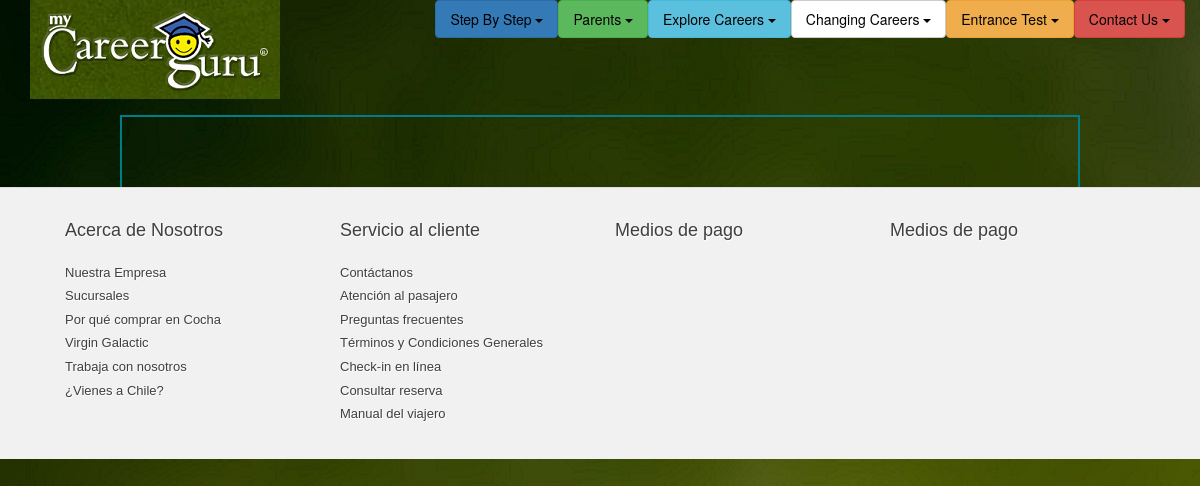
The page /result/ on the database as committed earlier.
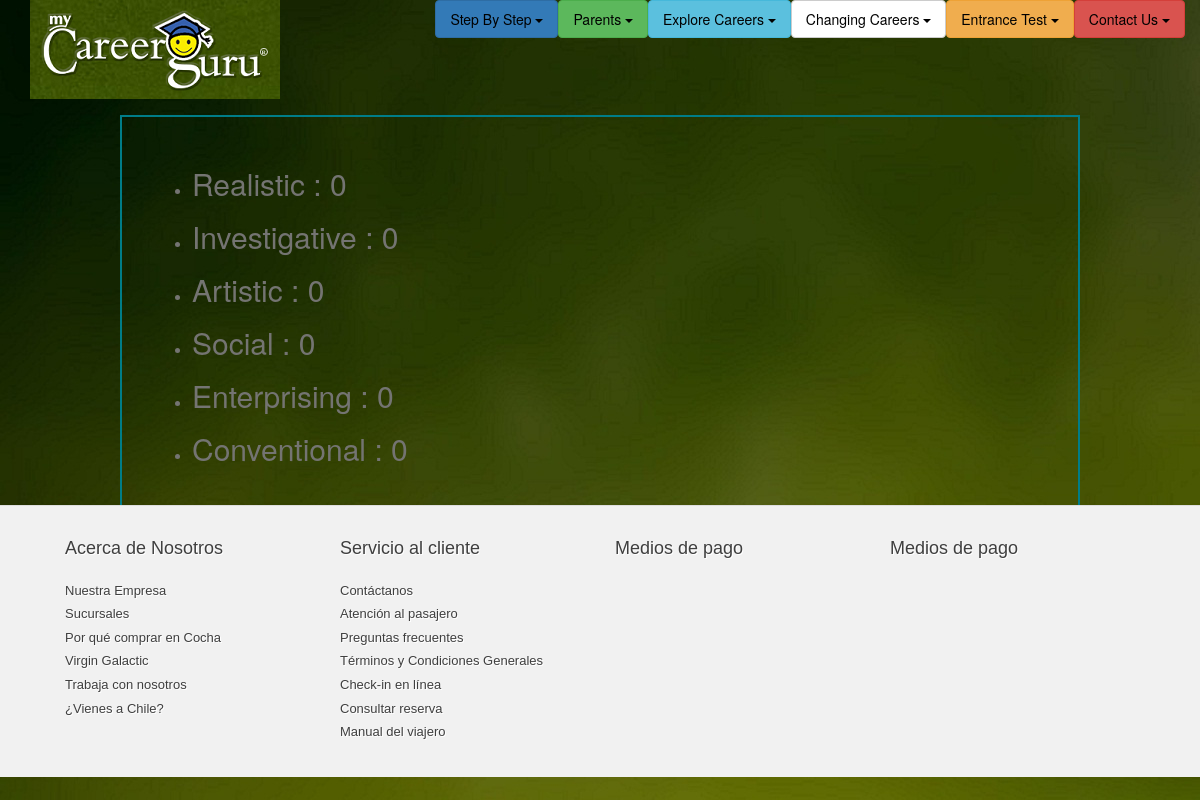
The same page on the database as committed later.
### career/models.py (models this page shows, shortened)
class Qtype(models.Model):
    qtype = models.TextField()

### career/views.py (the view)
# urls.py: url(r'^result/$','career.views.result'),
def result(request):
    print(request.POST)
    answers = []
    for i in range(1, 61):
        answers.append(int(request.POST.get(str(i), 0)))
    score = computeScore(answers)
    return render(request, "result.html", {
        'result': score
    })

### career/views.py (called while the page is built)
def computeScore(answers):
    result = {}
    for qtype in Qtype.objects.all():
        score = 0
        questions = Question.objects.filter(qtype = qtype)
        ids = [q.id for q in questions]
        for id in ids:
            score = score + answers[id-1]
        result[qtype.qtype] = score
    return result

### templates/result.html
{% extends "base5.html" %}
{% block contents %}
<div class="container">
    <div class="wrapper">
    <ul>
        {% for key, value in result.items %}
            <li><h2>{{ key }} : {{ value }}</h2></li>
        {% endfor %}
    </ul>
    </div>
</div>
{% endblock %}

Rows that differ between the two databases and show on the page:
added Qtype: result "Realistic"
added Qtype: result "Investigative"
added Qtype: result "Artistic"
added Qtype: result "Social"
added Qtype: result "Enterprising"
added Qtype: result "Conventional"
Other text that changed with them:
new list line: ": 0"
